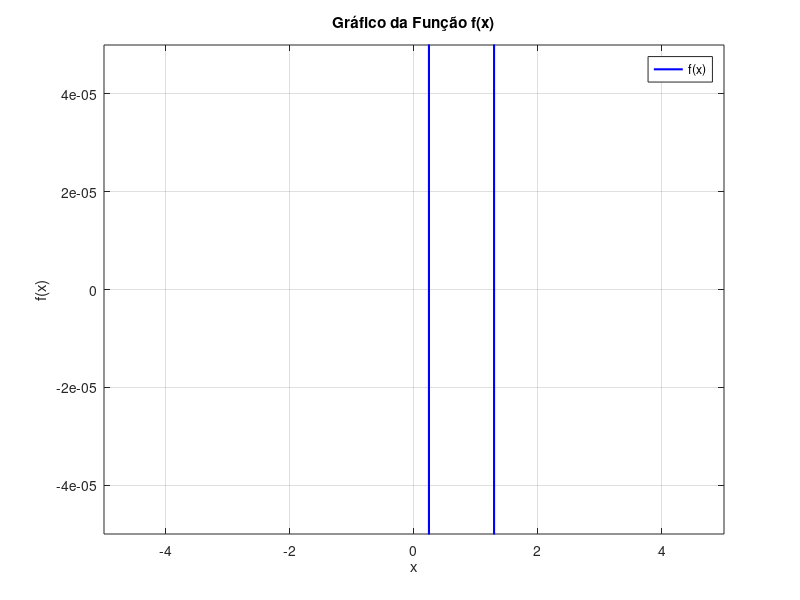

This chart was generated by the following MATLAB code:
function lista5Questao3Secante()

  % Definindo constantes
  e = 8.9e-12;
  F = 1.25;
  q = 2e-5;
  Q = 2e-5;
  raio = 0.85;

  % Definindo a função
  f = @(x) (1/(4*pi*e)) * (q*Q*x ./ (x.^2 + raio^2).^(3/2)) - F;

  % Gerando valores de x para o gráfico
  x_values = linspace(-5, 5, 400);
  y_values = f(x_values);

  % Criando o gráfico
  figure;
  plot(x_values, y_values, 'b', 'LineWidth', 1.5);
  hold on;

  title('Gráfico da Função f(x)');
  xlabel('x');
  ylabel('f(x)');
  ylim([-5e-5, 5e-5]); % Ajustando o limite do eixo y para melhor visualização
  xlim([-5, 5]); % Ajustando o limite do eixo x
  grid on;
  legend('f(x)');
  hold off;


  % Define a tolerância para o erro absoluto e o erro inicial
  Es = 5^(-4); % Tolerância em porcentagem
  Ea = Inf; % Erro absoluto inicial (grande valor para iniciar o loop)

  it = 0; % Inicializa o contador de iterações
  N = 20; % Define o número máximo de iterações
  n = 0;
  x = 0.5;
  xPrevio = 0;
  xProx = 0;

  for n = 0:(N-1)

    xProx = (xPrevio*f(x) - x*f(xPrevio))/ (f(x) - f(xPrevio));

    fprintf('Iteração %d: xr = %f, f(x) = %f, Ea = %f\n', ...
              n, x, f(x), Ea);

    Ea = calcularErroEstimativa(xProx,x);

    if(Ea < Es)

      fprintf("Iterações %d: Raiz encontrada: %f\n", ...
              it+1, x);
      break;

    end

    xPrevio = x;
    x = xProx;

  endfor

    % Se o número máximo de iterações for atingido sem encontrar a raiz
    if it > n
      fprintf("Método falhou em %d iterações\n", it); % Exibe mensagem de falha
    end

endfunction

% Função para calcular o erro absoluto
function Ea = calcularErroEstimativa(resultadoAtual, resultadoPrev)
  if resultadoPrev == Inf
    Ea = Inf; % Se o valor anterior for infinito, o erro é infinito
  else
    Ea = abs((resultadoAtual - resultadoPrev) / resultadoAtual) * 100; % Calcula o erro percentual
  end
endfunction

% Chama a função principal
lista5Questao3Secante();

